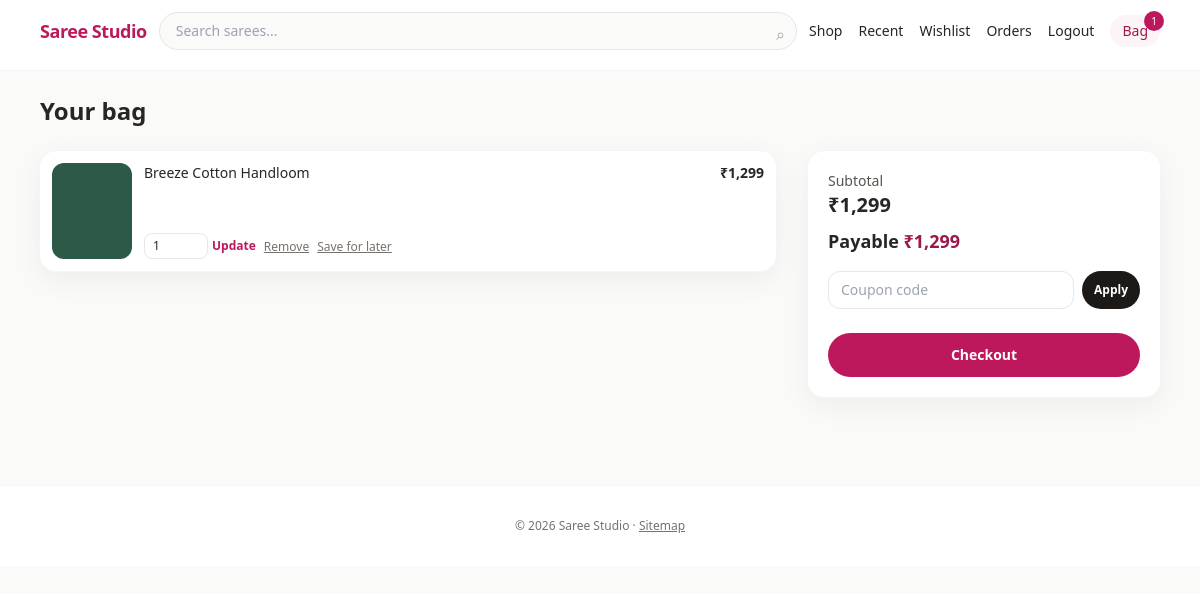
The app's page /cart/ (signed in) with its own data.
### apps/cart/models.py (models this page shows)
class CartItem(models.Model):
    cart = models.ForeignKey(Cart, on_delete=models.CASCADE, related_name='items')
    product = models.ForeignKey('products.Product', on_delete=models.CASCADE)
    color_name = models.CharField(max_length=64, blank=True)
    quantity = models.PositiveIntegerField(default=1)
    save_for_later = models.BooleanField(default=False)
    class Meta:
        unique_together = [('cart', 'product', 'color_name', 'save_for_later')]

### apps/products/models.py (models this page shows, shortened)
class ProductImage(models.Model):
    product = models.ForeignKey(Product, on_delete=models.CASCADE, related_name='images')
    image = models.ImageField(upload_to='products/')
    alt_text = models.CharField(max_length=200, blank=True)
    sort_order = models.PositiveIntegerField(default=0)
    class Meta:
        ordering = ['sort_order', 'id']

class Product(models.Model):
    FABRIC_CHOICES = [
        ('silk', 'Silk'),
        ('cotton', 'Cotton'),
        ('georgette', 'Georgette'),
        ('chiffon', 'Chiffon'),
        ('linen', 'Linen'),
        ('organza', 'Organza'),
        ('banarasi', 'Banarasi'),
        ('other', 'Other'),
    ]
    OCCASION_CHOICES = [
        ('wedding', 'Wedding'),
        ('party', 'Party'),
        ('festive', 'Festive'),
        ('casual', 'Casual'),
        ('office', 'Office'),
        ('traditional', 'Traditional'),
    ]
    name = models.CharField(max_length=200)
    slug = models.SlugField(max_length=220, unique=True, db_index=True)
    category = models.ForeignKey(
        Category, on_delete=models.PROTECT, related_name='products'
    )
    description = models.TextField()
    fabric = models.CharField(max_length=32, choices=FABRIC_CHOICES, default='silk')
    occasion = models.CharField(max_length=32, choices=OCCASION_CHOICES, default='festive')
    price = models.DecimalField(max_digits=10, decimal_places=2)
    sale_price = models.DecimalField(
        max_digits=10, decimal_places=2, blank=True, null=True,
        help_text='Discounted price; empty means no discount',
    )
    stock = models.PositiveIntegerField(default=0)
    delivery_days = models.PositiveSmallIntegerField(default=5)
    meta_title = models.CharField(max_length=70, blank=True)
    meta_description = models.CharField(max_length=160, blank=True)
    is_active = models.BooleanField(default=True)
    is_featured = models.BooleanField(default=False)
    is_trending = models.BooleanField(default=False)
    is_new_arrival = models.BooleanField(default=False)
    is_best_seller = models.BooleanField(default=False)
    flash_sale_end = models.DateTimeField(blank=True, null=True)
    created_at = models.DateTimeField(auto_now_add=True)
    updated_at = models.DateTimeField(auto_now=True)
    class Meta:
        ordering = ['-created_at']
    def get_absolute_url(self):
        return reverse('products:detail', kwargs={'slug': self.slug})
    @property
    def effective_price(self):
        if self.sale_price is not None and self.sale_price < self.price:
            return self.sale_price
        return self.price
    @property
    def primary_image(self):
        return self.images.order_by('sort_order', 'id').first()

### apps/cart/views.py (the view)
# urls.py: path('', views.cart_page, name='cart'),
def cart_page(request):
    cart = get_or_create_cart(request)
    items = cart.items.filter(save_for_later=False).select_related('product')
    saved = cart.items.filter(save_for_later=True).select_related('product')
    subtotal = cart_subtotal(cart)
    discount = Decimal('0')
    coupon = None
    if cart.coupon_code:
        c, err = apply_coupon(cart, cart.coupon_code)
        if c:
            coupon = c
            discount = compute_discount(c, subtotal)
    total = subtotal - discount
    return render(
        request,
        'cart/cart.html',
        {
            'cart': cart,
            'items': items,
            'saved_items': saved,
            'subtotal': subtotal,
            'discount': discount,
            'total': total,
            'coupon': coupon,
        },
    )

### apps/cart/cart_utils.py (called while the page is built, shortened)
def get_or_create_cart(request):
    user = request.user if request.user.is_authenticated else None
    session_key = request.session.session_key
    if not session_key:
        request.session.create()
        session_key = request.session.session_key
    if user:
        cart, _ = Cart.objects.get_or_create(user=user, defaults={'session_key': ''})
        orphan = Cart.objects.filter(session_key=session_key, user__isnull=True).first()
        if cart.session_key:
            cart.session_key = ''
            cart.save(update_fields=['session_key'])
        return cart
    cart, _ = Cart.objects.get_or_create(
        session_key=session_key, user__isnull=True,
        defaults={'user': None},
    )
    return cart

def cart_subtotal(cart):
    total = Decimal('0')
    for item in cart.items.filter(save_for_later=False).select_related('product'):
        p = item.product
        price = p.effective_price
        total += price * item.quantity
    return total

### apps/cart/context_processors.py (called while the page is built)
def cart_summary(request):
    try:
        cart = get_or_create_cart(request)
        count = sum(i.quantity for i in cart.items.filter(save_for_later=False))
        sub = cart_subtotal(cart)
    except Exception:
        count = 0
        sub = Decimal('0')
    return {'cart_count': count, 'cart_subtotal': sub}

### templates/cart/cart.html (shortened to what this page needs)
{% extends "base.html" %}
{% load humanize %}
{% block content %}
<h1 class="mb-6 text-2xl font-semibold">Your bag</h1>
<div class="grid gap-8 md:grid-cols-3">
  <div class="md:col-span-2 space-y-3">
    {% for line in items %}
      <div class="flex gap-3 rounded-2xl bg-white p-3 shadow-soft ring-1 ring-stone-100">
        {% with img=line.product.primary_image %}
          {% if img %}<img src="{{ img.image.url }}" class="h-24 w-20 rounded-xl object-cover" alt="">{% endif %}
        {% endwith %}
        <div class="flex flex-1 flex-col text-sm">
          <a href="{{ line.product.get_absolute_url }}" class="font-medium hover:text-brand-600">{{ line.product.name }}</a>
          <div class="mt-auto flex flex-wrap items-center gap-2">
            <form action="{% url 'cart:update' %}" method="post" class="flex items-center gap-1">
              <input type="number" name="quantity" value="{{ line.quantity }}" min="1" class="w-16 rounded-lg border px-2 py-1 text-xs">
              <button class="text-xs font-semibold text-brand-600">Update</button>
            </form>
            <form action="{% url 'cart:remove' %}" method="post">
              <button class="text-xs text-stone-500 underline">Remove</button>
            </form>
            <form action="{% url 'cart:save_later' %}" method="post">
              <button class="text-xs text-stone-500 underline">Save for later</button>
            </form>
          </div>
        </div>
        <div class="text-right text-sm font-semibold">₹{{ line.product.effective_price|floatformat:0|intcomma }}</div>
      </div>
    {% empty %}
      <p class="text-stone-600">Your bag is empty. <a href="{% url 'products:shop' %}" class="font-semibold text-brand-600">Continue shopping</a></p>
    {% endfor %}
  </div>
  <div>
    <div class="sticky top-24 rounded-2xl bg-white p-5 shadow-soft ring-1 ring-stone-100">
      <p class="text-sm text-stone-600">Subtotal</p>
      <p class="text-xl font-bold">₹{{ subtotal|floatformat:0|intcomma }}</p>
      <p class="mt-2 text-lg font-semibold">Payable <span class="text-brand-700">₹{{ total|floatformat:0|intcomma }}</span></p>
      <form action="{% url 'cart:coupon' %}" method="post" class="mt-4 flex gap-2">
        <input name="code" placeholder="Coupon code" class="flex-1 rounded-xl border px-3 py-2 text-sm">
        <button class="rounded-full bg-stone-900 px-3 py-2 text-xs font-semibold text-white">Apply</button>
      </form>
      {% if user.is_authenticated %}
        <a href="{% url 'orders:checkout' %}" class="mt-6 block rounded-full bg-brand-600 py-3 text-center text-sm font-semibold text-white hover:bg-brand-700">Checkout</a>
      {% else %}
        <a href="{% url 'accounts:login' %}?next={% url 'orders:checkout' %}" class="mt-6 block rounded-full bg-brand-600 py-3 text-center text-sm font-semibold text-white">Login to checkout</a>
      {% endif %}
    </div>
  </div>
</div>
{% endblock %}

### records on screen
CartItem: product.primary_image.image (picture), product.name "Breeze Cotton Handloom", quantity "1", product.effective_price "1,299"

### other values on screen
{{ cart_count }} "1"
{{ subtotal|floatformat:0|intcomma }} "1,299"
{{ total|floatformat:0|intcomma }} "1,299"
